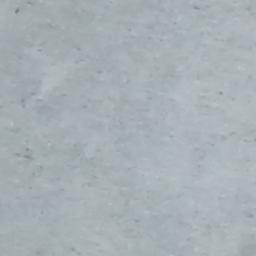
#> input picture test-files/TestImages/7069-109.jpg, 256 x 256 px, given in place of the camera
$ python 'Scratchtestpart2 (1).py'   (older library calls are emulated)
#> lines starting #> are read from the running program, lines starting #| are printed output that depends on the picture; after the words box and inside, x2 and y2 are one past the last pixel; in counts of white or black regions, pixels touching at a corner belong together
#> further down, img is the input picture: shape (256, 256, 3); mean B, G, R 181.1, 176, 167.6
import cv2
import numpy as np
from matplotlib import pyplot as plt

cam = cv2.VideoCapture(0)

def getcontours(img):
    contours, hierarchy = cv2.findContours(img,cv2.RETR_EXTERNAL,cv2.CHAIN_APPROX_NONE)
    for cnt in contours:
        area = cv2.contourArea(cnt)
        cv2.drawContours(imgcontours,cnt,-1,(255,0,0),4)


def everythingvideo(img0):
    # converting to gray scale
    gray = cv2.cvtColor(img0, cv2.COLOR_BGR2GRAY)

    # remove noise
    img = cv2.GaussianBlur(gray,(1,1),0)

    # convolute with proper kernels
    imgcanny = cv2.Canny(img,30,30)
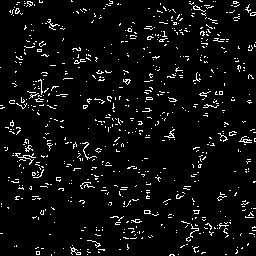
#> imgcanny: shape (256, 256); 5.4% white in thin lines or dots
    laplacian = cv2.Laplacian(img,cv2.CV_64F)
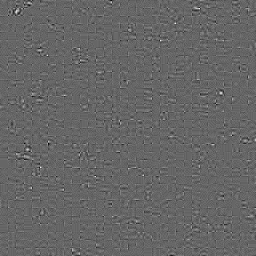
#> laplacian: shape (256, 256) float64; min -30, max 45, mean 0; drawn with min black and max white
    laplacianbeta = np.uint8(np.clip(laplacian, 0, 255))
    sobelx = cv2.Sobel(img,cv2.CV_64F,1,0,ksize=5)  # x
    sobely = cv2.Sobel(img,cv2.CV_64F,0,1,ksize=5)  # y
    sobel = sobely +sobelx
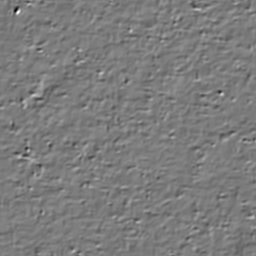
#> sobel: shape (256, 256) float64; min -2366, max 2498, mean 4.4; drawn with min black and max white
    sobelbeta = np.uint8(np.clip(sobel, 0, 255))
    th3 = cv2.adaptiveThreshold(sobelbeta,255,cv2.ADAPTIVE_THRESH_GAUSSIAN_C,cv2.THRESH_BINARY,11,2)
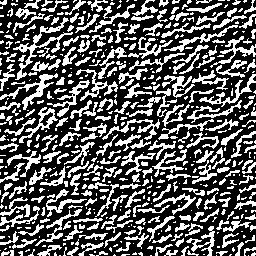
#> th3: shape (256, 256); 35.8% white in thin lines or dots
    #cv2.convertScaleAbs()
    getcontours(sobelbeta)
#> in getcontours, `contours, hierarchy = cv2.findContours(img,cv2.RETR_EXTERNAL,cv2.CHAIN..`: contours = 143 contours, 101 with area under 20; largest, box (x1, y1, x2, y2) and area: (0, 0, 256, 256) 29010, (101, 183, 231, 253) 1452, (180, 184, 256, 256) 1052, (0, 196, 46, 232) 694, (0, 73, 59, 125) 674
#> the loop in getcontours, `for cnt in contours:` made 143 passes
#> area on passes 11, 13, 14, 16, 21, 24, 32, 33, 37, 38, 40, 41: 28, 23.5, 35, 46, 114, 76, 190, 93, 28, 398.5, 50, 31
#> after the loop in getcontours, `for cnt in contours:`:
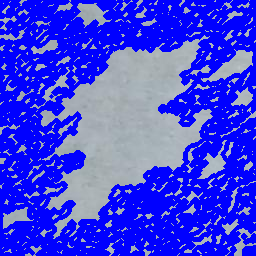
#> imgcontours: shape (256, 256, 3); mean B, G, R 228, 65, 61.9
    cv2.imshow("laplace",laplacian)
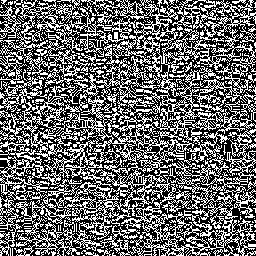
#> window 'laplace': shape (256, 256); 41.4% white in thin lines or dots
    cv2.imshow("laplacebeta",laplacianbeta)
    cv2.imshow("sobelbeta",sobelbeta)
    cv2.imshow("X",sobelx)
    cv2.imshow("Y",sobely)
    cv2.imshow("TH3",th3)
    cv2.imshow("sobel",sobel)
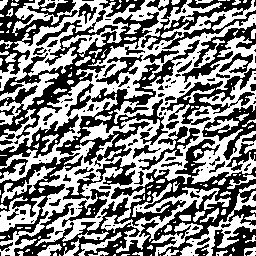
#> window 'sobel': shape (256, 256); 50.8% white; 154 black regions (92 under 20 px), largest, box (x1, y1, x2, y2) and area: (14, 139, 256, 256) 7476, (0, 10, 159, 139) 4413, (56, 40, 200, 167) 3490


while True:
    success, img = cam.read()
    imgcontours = img.copy()
    everythingvideo(img)
    cv2.imshow("contours?",imgcontours)
    if cv2.waitKey(1) & 0xFF == ord('q'):
#> (key q is pressed here)
        cam.release()
        cv2.destroyAllWindows()
        break

$ run again, on test-files/TestImages/7069-12.jpg
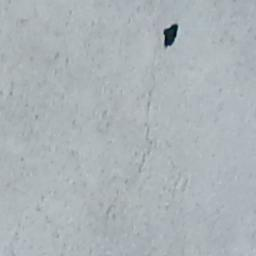
#> input picture test-files/TestImages/7069-12.jpg, 256 x 256 px, given in place of the camera
#> img is the input picture: shape (256, 256, 3); mean B, G, R 183.6, 179.4, 171.7
#> in everythingvideo, `imgcanny = cv2.Canny(img,30,30)`:
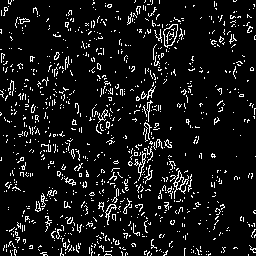
#> imgcanny: shape (256, 256); 8.4% white in thin lines or dots
#> th3: shape (256, 256); 35.6% white in thin lines or dots
#> contours = 183 contours, 126 with area under 20; largest, box (x1, y1, x2, y2) and area: (0, 0, 230, 256) 12400, (84, 90, 256, 256) 7209, (0, 42, 65, 177) 2470, (104, 205, 169, 254) 855, (212, 0, 256, 64) 793
#> the loop in getcontours, `for cnt in contours:` made 183 passes
#> area on passes 18 to 20: 42.5, 27.5, 71.5
#> in everythingvideo, `cv2.imshow("sobel",sobel)`:
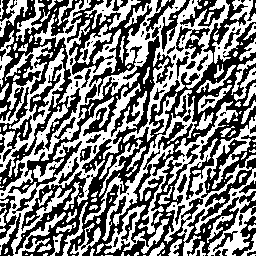
#> window 'sobel': shape (256, 256); 49.2% white; 191 white regions (115 under 20 px), largest, box (x1, y1, x2, y2) and area: (0, 0, 230, 256) 12416, (84, 90, 256, 256) 7371, (0, 42, 65, 177) 2511

$ run again, on test-files/TestImages/7069-184.jpg
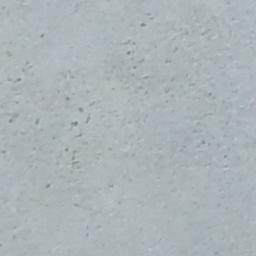
#> input picture test-files/TestImages/7069-184.jpg, 256 x 256 px, given in place of the camera
#> img is the input picture: shape (256, 256, 3); mean B, G, R 184.2, 180.3, 172.1
#> in everythingvideo, `imgcanny = cv2.Canny(img,30,30)`:
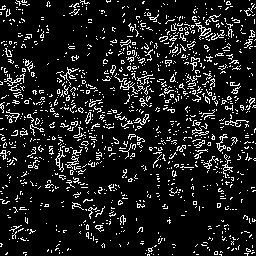
#> imgcanny: shape (256, 256); 11.4% white in thin lines or dots
#> th3: shape (256, 256); 36.1% white in thin lines or dots
#> contours = 169 contours, 105 with area under 20; largest, box (x1, y1, x2, y2) and area: (0, 0, 256, 256) 16395, (14, 0, 123, 85) 1688, (0, 90, 64, 171) 1362, (179, 188, 256, 256) 1130, (154, 53, 256, 123) 986
#> the loop in getcontours, `for cnt in contours:` made 169 passes
#> area on passes 16 to 18: 24.5, 27.5, 72
#> in everythingvideo, `cv2.imshow("sobel",sobel)`:
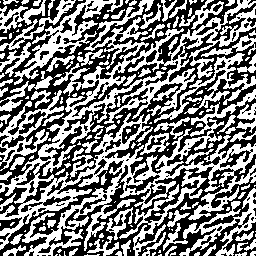
#> window 'sobel': shape (256, 256); 49% white; 179 white regions (91 under 20 px), largest, box (x1, y1, x2, y2) and area: (0, 0, 256, 256) 16374, (14, 0, 123, 85) 1789, (179, 188, 256, 256) 1326

$ run again, on test-files/TestImages/7069-214.jpg
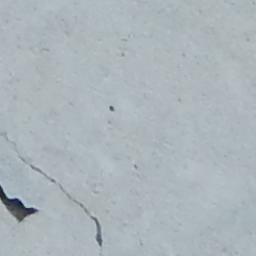
#> input picture test-files/TestImages/7069-214.jpg, 256 x 256 px, given in place of the camera
#> img is the input picture: shape (256, 256, 3); mean B, G, R 187.2, 181.2, 172
#> imgcanny: shape (256, 256); 5.3% white in thin lines or dots
#> th3: shape (256, 256); 34.9% white in thin lines or dots
#> contours = 173 contours, 127 with area under 20; largest, box (x1, y1, x2, y2) and area: (0, 0, 256, 256) 29536, (0, 0, 114, 76) 1320, (0, 149, 54, 205) 818, (0, 94, 49, 169) 558, (0, 0, 59, 28) 546
#> the loop in getcontours, `for cnt in contours:` made 173 passes
#> area on passes 15, 19, 21: 24, 31.5, 78
#> in everythingvideo, `cv2.imshow("sobel",sobel)`:
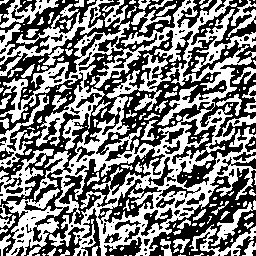
#> window 'sobel': shape (256, 256); 49.2% white; 214 white regions (133 under 20 px), largest, box (x1, y1, x2, y2) and area: (0, 0, 256, 256) 21925, (0, 0, 114, 76) 1650, (0, 149, 54, 205) 831
